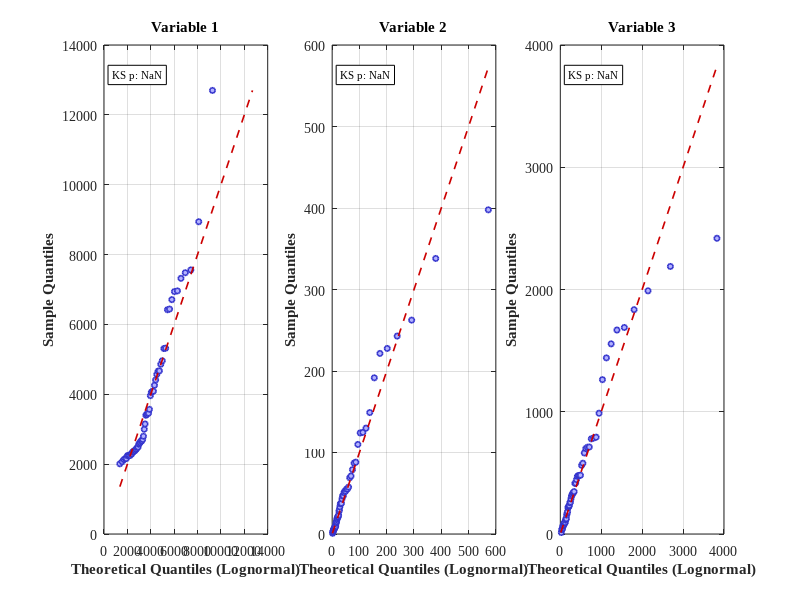

Write the MATLAB code that produced this figure. (Note: this script raises an error after producing the figure.)
% 3D Observed + Marginal Fitting + Vine Copula + BMA Weighting + Statistical Comparison + Correlation Comparison
clear; clc; close all; rng(1);
%% 1. Observed 3D Data 
% load QZ_Data.mat;
% data = QZ_Data;
load LTZ_Data.mat;
data = LTZ_Data;
n = length(data); d = 3;  % 3D variables
%% 2. Marginal Fitting and Selection
% 6 distribution functions commonly used in hydrology
families = {'Gamma','Lognormal','Pearson3','GEV','Weibull','GPD'};
marg_fits = cell(1,d);
for i = 1:d
    x = data(:, i);
    bestBIC = Inf;
    
    % For simplicity, manually set the threshold for GPD distribution (theta parameter)
    theta_gpd = min(x) - 1; 
    for f = families
        fam = f{1};
        try
            switch fam
                case 'Gamma'
                    pd = fitdist(x,'Gamma'); p = 2;
                case 'Lognormal'
                    pd = fitdist(x,'Lognormal'); p = 2;
                case 'Weibull'
                    pd = fitdist(x,'Weibull'); p = 2;
                case 'Pearson3'
                    pd = pearson3fit(x); p = 3;
                case 'GEV'
                    pd = gevfit(x); p = 3;  % GEV distribution parameter estimation
                case 'GPD'
                    % GPD fitting, parameters are [k, sigma, theta]
                    [param_gpd, p_gpd] = gpdfit(x, theta_gpd); 
                    pd = param_gpd; 
                    p = p_gpd; % GPD has 2 free parameters (k, sigma)
            end
            
            % Calculate log-likelihood and BIC
            if strcmp(fam, 'GEV')
                pdfv = gevpdf(x, pd(1), pd(2), pd(3));
            elseif strcmp(fam, 'GPD')
                pdfv = gpdpdf(x, pd(1), pd(2), pd(3));
            elseif isstruct(pd)
                pdfv = pd.pdf(x);
            else
                pdfv = pdf(pd, x);
            end
            pdfv(pdfv <= 0) = realmin;
            logL = sum(log(pdfv));
            BIC = -2 * logL + p * log(n);
            
            % Update best model
            if BIC < bestBIC
                bestBIC = BIC; 
                bestFit = pd; 
                bestFam = fam;
                if strcmp(fam, 'GPD')
                    bestFit_theta_gpd = theta_gpd;
                else
                    bestFit_theta_gpd = NaN;
                end
            end
        catch
            continue;
        end
    end
    marg_fits{i}.pd = bestFit;
    marg_fits{i}.family = bestFam;
    if strcmp(bestFam, 'GPD')
        marg_fits{i}.theta_gpd = bestFit_theta_gpd;
    else
        marg_fits{i}.theta_gpd = NaN;
    end
    
    fprintf('Var%d: best marginal = %s\n', i, bestFam);
    
    % Goodness-of-Fit test (KS test)
    fam = bestFam;
    pd = bestFit;
    if strcmp(fam, 'GEV')
        Fx = gevcdf(x, pd(1), pd(2), pd(3));
    elseif strcmp(fam, 'GPD')
        Fx = gpdcdf(x, pd(1), pd(2), pd(3));
    elseif isstruct(pd)
        Fx = pd.cdf(x);
    else
        Fx = cdf(pd, x);
    end
    
    try
        [~, ks_p] = kstest(x, [x, Fx]);
    catch
        ks_p = NaN;
    end
    marg_fits{i}.ks_p = ks_p;
    
    fprintf('Var%d Goodness-of-Fit Test:\n', i);
    fprintf('  KS test p-value:    %.4f\n', ks_p);
    fprintf('  (p-value > 0.05 indicates good fit)\n\n');
end
%% 3. Get Pseudo-Observations (Using Empirical Distribution)
Uhat = zeros(n,d);
for i=1:d
    x = data(:,i);
    [~, idx] = sort(x);
    ranks = zeros(n, 1);
    ranks(idx) = (1:n)';
    Uhat(:,i) = ranks / (n + 1);
end
Uhat = max(realmin, min(1-realmin, Uhat));
R_empirical = corrcoef(Uhat);
fprintf('\n--- Original Empirical Distribution Correlation Matrix ---\n');
disp(R_empirical);
%% 4. Marginal Distribution Diagnostics: QQ Plots and Goodness of Fit
set(groot, 'DefaultLineLineWidth', 1.2);
set(groot, 'DefaultAxesFontName', 'Times New Roman');
set(groot, 'DefaultAxesFontSize', 10);
set(groot, 'DefaultTextFontName', 'Times New Roman');
figure('Name', 'Marginal Distribution QQ Plots', 'Position', [100 100 1200 400]);
for i = 1:d
    subplot(1, 3, i);
    x = data(:, i);
    pd = marg_fits{i}.pd;
    fam = marg_fits{i}.family;
    
    nobs = length(x);
    p = (1:nobs)' / (nobs + 1);
    if strcmp(fam, 'GEV')
        q_theo = gevinv(p, pd(1), pd(2), pd(3));
    elseif strcmp(fam, 'GPD')
        q_theo = gpdinv(p, pd(1), pd(2), pd(3));
    elseif isstruct(pd)
        q_theo = pd.icdf(p);
    else
        q_theo = icdf(pd, p);
    end
    q_emp = sort(x);
    
    plot(q_theo, q_emp, 'o', 'MarkerSize', 4, ...
        'MarkerEdgeColor', [0.2 0.2 0.8], 'MarkerFaceColor', [0.7 0.7 1]);
    hold on;
    min_val = min([q_theo; q_emp]);
    max_val = max([q_theo; q_emp]);
    line([min_val, max_val], [min_val, max_val], ...
        'Color', [0.8 0 0], 'LineStyle', '--');
    xlabel(sprintf('Theoretical Quantiles (%s)', fam), 'FontWeight', 'bold');
    ylabel('Sample Quantiles', 'FontWeight', 'bold');
    title(sprintf('Variable %d', i), 'FontWeight', 'bold');
    grid on; box on;
    
    text_str = sprintf('KS p: %.3f', marg_fits{i}.ks_p);
    text(0.05, 0.95, text_str, 'Units', 'normalized', ...
        'VerticalAlignment', 'top', 'FontSize', 8, ...
        'BackgroundColor', 'white', 'EdgeColor', 'black');
end
sgtitle('Marginal Distribution QQ Plots with KS Test', ...
    'FontSize', 14, 'FontWeight', 'bold');
%% 5. Copula Candidate Families
copula_families = {'Gaussian','t','Clayton','Gumbel','Frank'};
%% 6. Vine Copula Structure Selection (Three unique structures)
unique_vine_orders = {
    [1, 2, 3];
    [2, 1, 3];
    [3, 1, 2]
};
fprintf('Using %d unique Vine structures for 3D case.\n', length(unique_vine_orders));
vine_models = cell(1, length(unique_vine_orders));
bestVine.BIC = Inf;
for i = 1:length(unique_vine_orders)
    ord = unique_vine_orders{i};
    try
        % Use revised Vine fitting function (no longer using numeric handles)
        model = fit_three_dim_vine(Uhat, ord, copula_families);
        vine_models{i} = model;
        if model.BIC < bestVine.BIC
            bestVine = model;
        end
    catch ME
        fprintf('Vine fit failed for order %s: %s\n', mat2str(ord), ME.message);
        vine_models{i} = [];
    end
end
%% Display preferred copula functions for Tree 1 and Tree 2 of each vine structure
fprintf('\n=== Detailed Copula Information for Each Vine Structure ===\n');
valid_vine_models = vine_models(~cellfun('isempty',vine_models));
valid_model_idx = 0;
for i = 1:length(vine_models)
    model = vine_models{i};
    if isempty(model), continue; end
    valid_model_idx = valid_model_idx + 1;
    ord = model.order;
    tree1_copulas = model.Trees{1}.fams;
    tree2_copulas = model.Trees{2}.fams;
    
    fprintf('\nVine Structure %d: Order = %s, BIC = %.3f\n', ...
        valid_model_idx, mat2str(ord), model.BIC);
    fprintf('  Tree 1 Copulas:\n');
    fprintf('    - Variable pair (%d, %d): %s\n', ord(1), ord(2), tree1_copulas{1});
    fprintf('    - Variable pair (%d, %d): %s\n', ord(1), ord(3), tree1_copulas{2});
    fprintf('  Tree 2 Copulas:\n');
    fprintf('    - Conditional pair (%d, %d)|%d: %s\n', ...
        ord(2), ord(3), ord(1), tree2_copulas{1});
end
%% Output best results
fprintf('\n=== Best Vine structure (from %d unique vines) ===\n', valid_model_idx);
if isfield(bestVine,'order')
    fprintf('Order: %s, BIC: %.3f\n', mat2str(bestVine.order), bestVine.BIC);
    fprintf('Best Vine Copula Details:\n');
    fprintf('  Tree 1 Copulas:\n');
    fprintf('    - Variable pair (%d, %d): %s\n', ...
        bestVine.order(1), bestVine.order(2), bestVine.Trees{1}.fams{1});
    fprintf('    - Variable pair (%d, %d): %s\n', ...
        bestVine.order(1), bestVine.order(3), bestVine.Trees{1}.fams{2});
    fprintf('  Tree 2 Copulas:\n');
    fprintf('    - Conditional pair (%d, %d)|%d: %s\n', ...
        bestVine.order(2), bestVine.order(3), bestVine.order(1), bestVine.Trees{2}.fams{1});
else
    fprintf('No Vine model successfully fitted.\n');
end
%% 7. BMA Weight Calculation (using valid models)
num_models = length(valid_vine_models);
if num_models == 0
    error('No Vine models were successfully fitted for BMA.');
end
BICs = zeros(1, num_models);
for k = 1:num_models
    BICs(k) = valid_vine_models{k}.BIC;
end
logL_rel = -0.5 * BICs;
max_logL_rel = max(logL_rel);
w_numerator = exp(logL_rel - max_logL_rel);
w = w_numerator / sum(w_numerator);
fprintf('\n=== BMA Weights for Each Vine Structure ===\n');
for k = 1:num_models
    ord = valid_vine_models{k}.order;
    fprintf('Vine Structure (Order %s): BIC = %.3f, Weight = %.5f\n', ...
        mat2str(ord), BICs(k), w(k));
end
fprintf('Total BIC Range: [%.3f, %.3f]\n', min(BICs), max(BICs));
fprintf('Sum of weights: %.5f\n', sum(w));
%% 8. Simulation
Nsim = 1000;
simBMA = [];
for k = 1:num_models
    Nk = round(Nsim * w(k));
    if Nk > 0
        model = valid_vine_models{k};
        simk = simulate_three_dim_vine(Nk, model);
        simBMA = [simBMA; simk]; %#ok<AGROW>
    end
end
Nsim_actual = size(simBMA, 1);
fprintf('Note: Total simulated samples adjusted to Nsim=%d due to rounding.\n', Nsim_actual);
fprintf('\n--- Simulated CDF Correlation Matrix (before conversion) ---\n');
R_sim_cdf = corrcoef(simBMA);
disp(R_sim_cdf);
% Convert back to original data space
simBMA_data = zeros(size(simBMA));
for i = 1:d
    pd = marg_fits{i}.pd;
    fam = marg_fits{i}.family;
    if strcmp(fam, 'GEV')
        simBMA_data(:, i) = gevinv(simBMA(:, i), pd(1), pd(2), pd(3));
    elseif strcmp(fam, 'GPD')
        simBMA_data(:, i) = gpdinv(simBMA(:, i), pd(1), pd(2), pd(3));
    elseif isstruct(pd)
        simBMA_data(:, i) = pd.icdf(simBMA(:, i));
    else
        simBMA_data(:, i) = icdf(pd, simBMA(:, i));
    end
end
simBMA = simBMA_data;
%% 9. Compare Statistics 
fprintf('\n--- Comparing Means and Standard Deviations ---\n');
for j = 1:d
    fprintf('Var%d mean: orig=%.3f sim=%.3f | std: orig=%.3f sim=%.3f\n', ...
        j, mean(data(:, j)), mean(simBMA(:, j)), std(data(:, j)), std(simBMA(:, j)));
end
%% 10. Compare Correlation Structures 
R_orig = corrcoef(data);
R_sim = corrcoef(simBMA);
fprintf('\n--- Comparing Correlation Structures ---\n');
fprintf('Original data sample correlation matrix:\n');
disp(R_orig);
fprintf('BMA simulated data sample correlation matrix:\n');
disp(R_sim);
%% 11. Scatter Comparison 
pairs = nchoosek(1:d, 2);
figure('Position', [200 200 1200 400]);
alpha_val = 0.3;
original_color = [0 0.447 0.741];
simulated_color = [0.85 0.333 0.1];
for k = 1:size(pairs, 1)
    subplot(1, 3, k);
    i = pairs(k, 1); j = pairs(k, 2);
    scatter(simBMA(:, i), simBMA(:, j), 30, simulated_color, 'filled', ...
        'MarkerEdgeColor', 'none', 'MarkerFaceAlpha', alpha_val);
    hold on;
    scatter(data(:, i), data(:, j), 30, original_color, 'filled', ...
        'MarkerEdgeColor', 'none', 'MarkerFaceAlpha', alpha_val);
    
    xlabel(sprintf('X%d', i), 'FontWeight', 'bold'); 
    ylabel(sprintf('X%d', j), 'FontWeight', 'bold');
    title(sprintf('X%d vs X%d', i, j), 'FontWeight', 'bold');
    grid on; box on;
    if k == 1
        legend({'Simulated','Original'}, 'Location', 'best', 'Box', 'off');
    end
end
sgtitle('Scatter Plots: Original vs BMA Simulated', 'FontSize', 14, 'FontWeight', 'bold');
set(groot, 'DefaultLineLineWidth', 0.5);
set(groot, 'DefaultAxesFontName', 'Helvetica');
set(groot, 'DefaultAxesFontSize', 10);
set(groot, 'DefaultTextFontName', 'Helvetica');
%% =================== Function Definition Section ===================
% GPD distribution fitting function (k, sigma, theta)
function [param_gpd, p_gpd] = gpdfit(x, theta)
    x_exceed = x(x > theta);
    if isempty(x_exceed)
        error('No data exceeds the GPD threshold.');
    end
    param_hat = gpfit(x_exceed - theta); 
    k_hat = param_hat(1);
    sigma_hat = param_hat(2);
    param_gpd = [k_hat, sigma_hat, theta]; 
    p_gpd = 2;
end
function y = gpdpdf(x, k, sigma, theta)
    x_exceed = x - theta;
    y = zeros(size(x));
    idx = x_exceed > 0;
    if k == 0
        y(idx) = (1/sigma) * exp(-x_exceed(idx) / sigma);
    else
        factor = 1 + k * x_exceed(idx) / sigma;
        valid_idx = idx & (factor > 0);
        y(valid_idx) = (1/sigma) * (factor(valid_idx)).^(-1/k - 1);
    end
end
function F = gpdcdf(x, k, sigma, theta)
    x_exceed = x - theta;
    F = zeros(size(x));
    idx = x_exceed > 0;
    if k == 0
        F(idx) = 1 - exp(-x_exceed(idx) / sigma);
    else
        factor = 1 + k * x_exceed(idx) / sigma;
        valid_idx = idx & (factor > 0);
        F(valid_idx) = 1 - (factor(valid_idx)).^(-1/k);
    end
    F = max(0, min(1, F));
end
function x = gpdinv(p, k, sigma, theta)
    x = zeros(size(p));
    idx = p > 0 & p < 1;
    if k == 0
        x(idx) = theta - sigma * log(1 - p(idx));
    else
        x(idx) = theta + (sigma / k) * ((1 - p(idx)).^(-k) - 1);
    end
end
function pd = pearson3fit(x)
    m = mean(x); s = std(x); g1 = skewness(x);
    if abs(g1) < 1e-6, g1 = 1e-6; end
    k = 4/(g1^2); theta = s/sqrt(k); a = m - k*theta;
    pd.k = k; pd.theta = theta; pd.a = a;
    pd.pdf = @(xx) pearson3_pdf(xx, k, theta, a);
    pd.cdf = @(xx) pearson3_cdf(xx, k, theta, a);
    pd.icdf = @(u) a + gaminv(u, k, theta);
end
function y = pearson3_pdf(x, k, theta, a)
    z = x - a; y = zeros(size(z)); idx = z > 0;
    y(idx) = gampdf(z(idx), k, theta);
end
function F = pearson3_cdf(x, k, theta, a)
    z = x - a; F = zeros(size(z)); idx = z > 0;
    F(idx) = gamcdf(z(idx), k, theta);
end
%% --------- Vine Related Functions ---------
function model = fit_three_dim_vine(U, order, fams)
    n = size(U,1);
    Uord = U(:, order);
    [f12, p12, logL12, k12] = fit_pair(Uord(:,1), Uord(:,2), fams);
    [f13, p13, logL13, k13] = fit_pair(Uord(:,1), Uord(:,3), fams);
    total_logL = logL12 + logL13;
    total_k = k12 + k13;
    U2g1 = cond_cdf(f12, p12, Uord(:,1), Uord(:,2));
    U3g1 = cond_cdf(f13, p13, Uord(:,1), Uord(:,3));
    [f23g1, p23g1, logL23, k23] = fit_pair(U2g1, U3g1, fams);
    total_logL = total_logL + logL23;
    total_k = total_k + k23;
    model.BIC = -2 * total_logL + total_k * log(n);
    model.order = order;
    model.Trees{1}.fams = {f12, f13};
    model.Trees{1}.params = {p12, p13};
    model.Trees{2}.fams = {f23g1};
    model.Trees{2}.params = {p23g1};
end
function [fam, param, logL, k] = fit_pair(u, v, fams)
    bestL = -Inf; bestFam=''; bestParam = []; bestK = 0;
    for ii = 1:length(fams)
        current_fam = fams{ii};
        try
            switch lower(current_fam)
                case 'gaussian'
                    rho = copulafit('Gaussian', [u,v]);
                    pdfv = copulapdf('Gaussian', [u,v], rho);
                    param.type = 'Gaussian'; param.rho = rho; k = 1;
                case 't'
                    [R, nu] = copulafit('t', [u,v]);
                    pdfv = copulapdf('t', [u,v], R, nu);
                    param.type = 't'; param.R = R; param.nu = nu; k = 2;
                otherwise
                    theta = copulafit(current_fam, [u,v]);
                    pdfv = copulapdf(current_fam, [u,v], theta);
                    param.type = current_fam; param.theta = theta; k = 1;
            end
            logLv = sum(log(max(pdfv,realmin)));
            if logLv > bestL
                bestL = logLv; bestFam = current_fam; bestParam = param; bestK = k;
            end
        catch ME
            fprintf('⚠ pair fit failed for %s: %s\n', current_fam, ME.message);
            continue;
        end
    end
    fam = bestFam; param = bestParam; logL = bestL; k = bestK;
end
function H = cond_cdf(fam, param, u1, u2)
    n = length(u1); H = zeros(n,1);
    eps_base = 1e-6;
    for i = 1:n
        uu1 = u1(i); uu2 = u2(i);
        epsv = max(eps_base, min(1e-3, 1e-4*max(1,abs(uu1))));
        a1 = min(max(uu1 + epsv, epsv), 1-epsv);
        a2 = min(max(uu1 - epsv, epsv), 1-epsv);
        try
            switch param.type
                case 't'
                    C1 = copulacdf('t',[a1, uu2], param.R, param.nu);
                    C2 = copulacdf('t',[a2, uu2], param.R, param.nu);
                case 'Gaussian'
                    C1 = copulacdf('Gaussian',[a1, uu2], param.rho);
                    C2 = copulacdf('Gaussian',[a2, uu2], param.rho);
                otherwise
                    C1 = copulacdf(param.type, [a1, uu2], param.theta);
                    C2 = copulacdf(param.type, [a2, uu2], param.theta);
            end
        catch
            C1 = a1 * uu2; C2 = a2 * uu2;
        end
        H(i) = (C1 - C2) / (a1 - a2);
        H(i) = min(max(H(i),0),1);
    end
end
function val = cond_cdf_single(fam, param, u1, u2)
    epsv = 1e-6;
    a1 = min(max(u1 + epsv, epsv), 1-epsv);
    a2 = min(max(u1 - epsv, epsv), 1-epsv);
    try
        switch param.type
            case 't'
                C1 = copulacdf('t', [a1, u2], param.R, param.nu);
                C2 = copulacdf('t', [a2, u2], param.R, param.nu);
            case 'Gaussian'
                C1 = copulacdf('Gaussian', [a1, u2], param.rho);
                C2 = copulacdf('Gaussian', [a2, u2], param.rho);
            otherwise
                C1 = copulacdf(param.type, [a1, u2], param.theta);
                C2 = copulacdf(param.type, [a2, u2], param.theta);
        end
    catch
        C1 = a1 * u2; C2 = a2 * u2;
    end
    val = (C1 - C2) / (a1 - a2);
    val = min(max(val,0),1);
end
function u_sol = inv_cond_cdf(fam, param, target, known_u, invert_for)
    N = length(target);
    u_sol = zeros(N,1);
    tol = 1e-8; maxit = 60;
    for i = 1:N
        t = min(max(target(i),0),1);
        known = min(max(known_u(i), eps), 1-eps);
        lb = eps; ub = 1-eps;
        if strcmpi(invert_for,'second')
            g = @(x) cond_cdf_single(fam, param, known, x) - t;
        else
            g = @(x) cond_cdf_single(fam, param, x, known) - t;
        end
        g_lb = g(lb); g_ub = g(ub);
        if g_lb == 0, u_sol(i) = lb; continue; end
        if g_ub == 0, u_sol(i) = ub; continue; end
        if g_lb * g_ub > 0
            grid = linspace(lb, ub, 201);
            if strcmpi(invert_for,'second')
                vals = arrayfun(@(x) cond_cdf_single(fam,param,known,x), grid);
            else
                vals = arrayfun(@(x) cond_cdf_single(fam,param,x,known), grid);
            end
            [~, idx] = min(abs(vals - t));
            u_sol(i) = grid(idx); continue;
        end
        a = lb; b = ub; fa = g_lb; fb = g_ub; c = a;
        for it = 1:maxit
            c = 0.5*(a+b); fc = g(c);
            if abs(fc) < tol || (b-a)/2 < tol, break; end
            if fa*fc <= 0
                b = c; fb = fc;
            else
                a = c; fa = fc;
            end
        end
        u_sol(i) = c;
    end
end
function U_sim = simulate_three_dim_vine(N, model)
    Trees = model.Trees;
    order = model.order(:)';
    d = length(order);
    S = rand(N,d);
    U_sim_ordered = zeros(N,d);
    f12 = Trees{1}.fams{1}; p12 = Trees{1}.params{1};
    f13 = Trees{1}.fams{2}; p13 = Trees{1}.params{2};
    f23g1 = Trees{2}.fams{1}; p23g1 = Trees{2}.params{1};
    u1 = S(:,1); 
    U_sim_ordered(:,1) = u1;
    u2 = inv_cond_cdf(f12, p12, S(:,2), u1, 'second');
    U_sim_ordered(:,2) = u2;
    u2g1 = cond_cdf(f12, p12, u1, u2);
    u3g1 = inv_cond_cdf(f23g1, p23g1, S(:,3), u2g1, 'second');
    u3 = inv_cond_cdf(f13, p13, u3g1, u1, 'second');
    U_sim_ordered(:,3) = u3;
    U_sim = zeros(N,d);
    U_sim(:, order) = U_sim_ordered;
end
